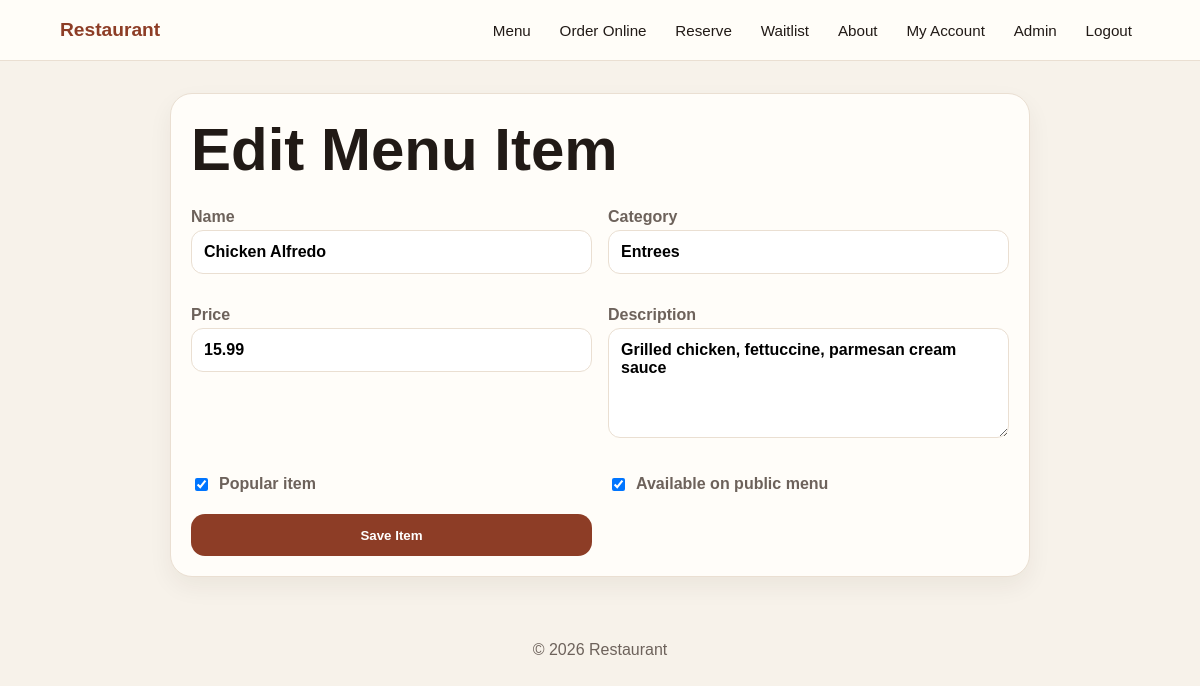
The page /admin/menu/2/edit (signed in) on the database its author committed.
### tables this page shows
CREATE TABLE menu_items (
        id INTEGER PRIMARY KEY AUTOINCREMENT,
        name TEXT NOT NULL,
        description TEXT NOT NULL,
        price REAL NOT NULL CHECK(price >= 0),
        category TEXT NOT NULL,
        is_popular INTEGER NOT NULL DEFAULT 0,
        is_available INTEGER NOT NULL DEFAULT 1,
        created_at TEXT NOT NULL
    );

### app.py (the view)
@app.route("/admin/menu/<int:item_id>/edit", methods=["GET", "POST"])
@admin_required
def admin_menu_edit(item_id):
    item = query_one("SELECT * FROM menu_items WHERE id=?", (item_id,))
    if not item:
        flash("Menu item not found.", "danger")
        return redirect(url_for("admin_menu"))
    if request.method == "POST":
        return save_menu_item(item_id)
    return render_template("menu_form.html", item=item)

### app.py (called while the page is built, shortened)
def get_db() -> sqlite3.Connection:
    if "db" not in g:
        DATABASE.parent.mkdir(exist_ok=True)
        g.db = sqlite3.connect(DATABASE)
        g.db.row_factory = sqlite3.Row
        g.db.execute("PRAGMA foreign_keys = ON")
    return g.db

def query_one(sql: str, args: tuple = ()) -> Optional[sqlite3.Row]:
    return get_db().execute(sql, args).fetchone()

def seed_data():
    db = get_db()
    now = datetime.now().isoformat(timespec="seconds")
    if not query_one("SELECT id FROM users WHERE email = ?", (ADMIN_EMAIL,)):
        db.execute(
            "INSERT INTO users (name, email, password_hash, role, email_confirmed, created_at) VALUES (?, ?, ?, 'admin', 1, ?)",
            ("Admin User", ADMIN_EMAIL, generate_password_hash(ADMIN_PASSWORD), now),
        )
    if query_one("SELECT COUNT(*) AS c FROM dining_tables")["c"] == 0:
        tables = [("T1", 2), ("T2", 2), ("T3", 4), ("T4", 4), ("T5", 6), ("T6", 8)]
        db.executemany("INSERT INTO dining_tables (label, capacity) VALUES (?, ?)", tables)
    db.commit()

def current_user():
    user_id = session.get("user_id")
    if not user_id:
        return None
    return query_one("SELECT * FROM users WHERE id = ?", (user_id,))

@app.context_processor
def inject_globals():
    return {"current_user": current_user(), "year": datetime.now().year}

def admin_required(view):
    @wraps(view)
    def wrapped(*args, **kwargs):
        user = current_user()
        if not user or user["role"] != "admin":
            flash("Admin access required.", "danger")
            return redirect(url_for("login", next=request.path))
        return view(*args, **kwargs)
    return wrapped

@app.before_request
def ensure_db_ready():
    init_db(reset=False)

### templates/menu_form.html (shortened to what this page needs)
{% extends 'base.html' %}
{% block content %}
<div class="form-card wide">
  <h1>{{ 'Edit' if item else 'Add' }} Menu Item</h1>
  <form method="post" class="two-col">
    <label>Name <input name="name" value="{{ item.name if item else '' }}" required></label>
    <label>Category <input name="category" value="{{ item.category if item else '' }}" required></label>
    <label>Price <input type="number" step="0.01" min="0" name="price" value="{{ item.price if item else '' }}" required></label>
    <label>Description <textarea name="description" required>{{ item.description if item else '' }}</textarea></label>
    <label class="check"><input type="checkbox" name="is_popular" {% if item and item.is_popular %}checked{% endif %}> Popular item</label>
    <label class="check"><input type="checkbox" name="is_available" {% if not item or item.is_available %}checked{% endif %}> Available on public menu</label>
    <button class="button" type="submit">Save Item</button>
  </form>
</div>
{% endblock %}

### static/css/style.css (style rules this page uses)
:root { --bg:#f7f2ea; --panel:#fffdf9; --text:#211a16; --muted:#6d625b; --line:#eadfd2; --accent:#8d3d26; --accent2:#254a35; --danger:#b42318; }
* { box-sizing: border-box; }
body { margin:0; font-family: Arial, Helvetica, sans-serif; background:var(--bg); color:var(--text); }
h1 { font-size:clamp(2rem, 5vw, 4rem); line-height:1.02; margin:.3rem 0 1rem; }
.button, button.button { display:inline-block; border:0; cursor:pointer; background:var(--accent); color:white; padding:.85rem 1.1rem; border-radius:14px; font-weight:700; }
.card, .form-card, .stats-card { background:var(--panel); border:1px solid var(--line); border-radius:22px; padding:1.25rem; box-shadow:0 10px 24px rgba(50,30,10,.06); }
.form-card { max-width:620px; margin:auto; }
.form-card.wide { max-width:860px; }
form label { display:block; margin:.75rem 0; color:var(--muted); font-weight:700; }
input, select, textarea { width:100%; margin-top:.25rem; padding:.75rem; border:1px solid var(--line); border-radius:12px; background:white; font:inherit; }
textarea { min-height:110px; }
.two-col { display:grid; grid-template-columns:repeat(2, minmax(0,1fr)); gap:.5rem 1rem; }
.check { display:flex; gap:.5rem; align-items:center; }
.check input { width:auto; }

### rows shown on the page
menu_items: name "Chicken Alfredo", category "Entrees", price "15.99", description "Grilled chicken, fettuccine, parmesan cream sauce", is_popular "☑", is_available "☑"

### other values the page prints
{{ 'Edit' if item else 'Add' }} "Edit"
